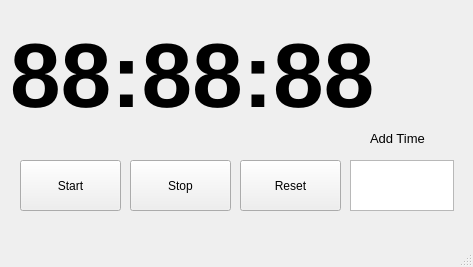
<?xml version="1.0" encoding="UTF-8"?>
<ui version="4.0">
 <class>MainWindow</class>
 <widget class="QMainWindow" name="MainWindow">
  <property name="geometry">
   <rect>
    <x>0</x>
    <y>0</y>
    <width>473</width>
    <height>267</height>
   </rect>
  </property>
  <property name="windowTitle">
   <string>MainWindow</string>
  </property>
  <widget class="QWidget" name="centralwidget">
   <widget class="QPushButton" name="Start">
    <property name="geometry">
     <rect>
      <x>20</x>
      <y>160</y>
      <width>101</width>
      <height>51</height>
     </rect>
    </property>
    <property name="text">
     <string>Start</string>
    </property>
   </widget>
   <widget class="QPushButton" name="Stop">
    <property name="geometry">
     <rect>
      <x>130</x>
      <y>160</y>
      <width>101</width>
      <height>51</height>
     </rect>
    </property>
    <property name="text">
     <string>Stop</string>
    </property>
   </widget>
   <widget class="QLabel" name="Time">
    <property name="geometry">
     <rect>
      <x>10</x>
      <y>0</y>
      <width>451</width>
      <height>151</height>
     </rect>
    </property>
    <property name="font">
     <font>
      <pointsize>68</pointsize>
      <bold>true</bold>
     </font>
    </property>
    <property name="text">
     <string>88:88:88</string>
    </property>
   </widget>
   <widget class="QTextEdit" name="extraTime">
    <property name="geometry">
     <rect>
      <x>350</x>
      <y>160</y>
      <width>104</width>
      <height>51</height>
     </rect>
    </property>
    <property name="html">
     <string>&lt;!DOCTYPE HTML PUBLIC &quot;-//W3C//DTD HTML 4.0//EN&quot; &quot;http://www.w3.org/TR/REC-html40/strict.dtd&quot;&gt;
&lt;html&gt;&lt;head&gt;&lt;meta name=&quot;qrichtext&quot; content=&quot;1&quot; /&gt;&lt;meta charset=&quot;utf-8&quot; /&gt;&lt;style type=&quot;text/css&quot;&gt;
p, li { white-space: pre-wrap; }
hr { height: 1px; border-width: 0; }
li.unchecked::marker { content: &quot;\2610&quot;; }
li.checked::marker { content: &quot;\2612&quot;; }
&lt;/style&gt;&lt;/head&gt;&lt;body style=&quot; font-family:'Sans Serif'; font-size:9pt; font-weight:400; font-style:normal;&quot;&gt;
&lt;p style=&quot;-qt-paragraph-type:empty; margin-top:0px; margin-bottom:0px; margin-left:0px; margin-right:0px; -qt-block-indent:0; text-indent:0px;&quot;&gt;&lt;br /&gt;&lt;/p&gt;&lt;/body&gt;&lt;/html&gt;</string>
    </property>
   </widget>
   <widget class="QLabel" name="addTime">
    <property name="geometry">
     <rect>
      <x>370</x>
      <y>130</y>
      <width>61</width>
      <height>16</height>
     </rect>
    </property>
    <property name="font">
     <font>
      <pointsize>10</pointsize>
     </font>
    </property>
    <property name="text">
     <string>Add Time</string>
    </property>
   </widget>
   <widget class="QPushButton" name="Reset">
    <property name="geometry">
     <rect>
      <x>240</x>
      <y>160</y>
      <width>101</width>
      <height>51</height>
     </rect>
    </property>
    <property name="text">
     <string>Reset</string>
    </property>
   </widget>
  </widget>
  <widget class="QMenuBar" name="menubar">
   <property name="geometry">
    <rect>
     <x>0</x>
     <y>0</y>
     <width>473</width>
     <height>19</height>
    </rect>
   </property>
  </widget>
  <widget class="QStatusBar" name="statusbar"/>
 </widget>
 <resources/>
 <connections/>
</ui>
